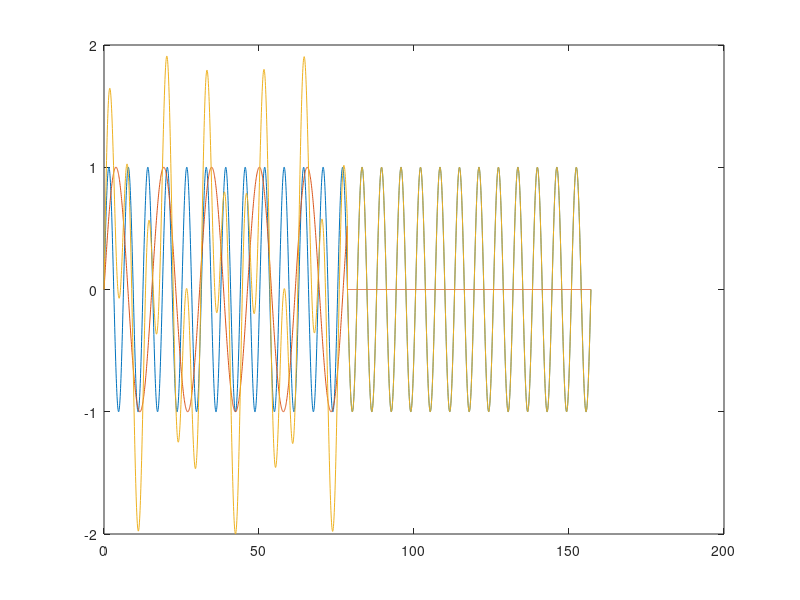

Reproduce this figure in MATLAB. (Note: this script raises an error after producing the figure.)
% test synthetic

save_on = false;
% HERE IS A SYNTHETIC SIGNAL WITH THE SAME LENGTH AS theta


% th = linspace(0,2*pi,60);
% r = 2 + rand(size(th))-0.5;
% x = r.*cos(th);
% y = r.*sin(th);
% N=100; %1000 data points
% th = linspace(0,2*pi,N)'; %theta from 0 to 2pi
% amp = 2*ones(N,1);
% for i=1:5 %higher numbers here make more higher frequency fluctuations
%     a = rand()-0.5; %random number from -0.5 to 0.5
%     b = rand()-0.5;
%     amp = amp + a/i*cos(i*th) + b/i*sin(i*th); %change circle by a fourier function over it
% end
% x0=(amp.*cos(th)); y0 = (amp.*sin(th));
% % add first AND SECOND points to the end for meander
% x = [x0;x0(1:2)];
% y = [y0;y0(1:2)];
% 
% % transform into azimuth and d(azimuth)/d(distance), evenly spaced in
% % streamwise distance
% [theta, dtheta, deltad] = meander_titan(x,y);
% x = x(1:end-2);
% y = y(1:end-2);
% 
% i=2;
% n=2;
% dowave(theta,deltad,n,x,y,[],save_on,[],i);

%SECOND SYNTHETIC SIGNAL

% t=deltad*(0:length(theta)-1);
% t = t(:);
% T = t(end)+deltad;
% hwin = 0.5*(1-cos(2*pi*t/T));
% synth = 4*sin(2*pi*t/(T/4)) + hwin.*( 1*sin(2*pi*t/(T/64)) );
% 
% n=2; i = 12;
% dowave(synth,deltad,n,x,y,[],save_on,[],i);

% PLAIN SINE WAVE- increase amplitude
% deltad = pi/2;
% t=0:deltad:50*pi;
% t = t(:);
% T = t(end)+deltad;
% synth = sin(t);
% n=2; i = 12;
% % dowave(synth,deltad,n,x,y,[],save_on,[],i);
% 
% deltad = pi/2;
% t=0:deltad:50*pi;
% t = t(:);
% T = t(end)+deltad;
% synth = 4*sin(t);
% n=2; i = 12;
% dowave(synth,deltad,n,x,y,[],save_on,[],i);

% PLAIN SINE WAVE- change deltad
% deltad = pi/2;
% t=0:deltad:50*pi;
% t = t(:);
% T = t(end)+deltad;
% synth = sin(t);
% 
% n=2; i = 12;
% dowave(synth,deltad,n,x,y,[],save_on,[],i);

% deltad = pi/16;
% t=0:deltad:50*pi;
% t = t(:);
% T = t(end)+deltad;
% synth = sin(t);
% 
% n=2; i = 12;
% dowave(synth,deltad,n,x,y,[],save_on,[],i);
% 
% deltad = pi/128;
% t=0:deltad:50*pi;
% t = t(:);
% T = t(end)+deltad;
% synth = sin(t);
% 
% n=2; i = 12;
% dowave(synth,deltad,n,x,y,[],save_on,[],i);

% % PLAIN SINE WAVE - longer signal
% deltad = pi/2;
% t=0:deltad:10*pi;
% t = t(:);
% T = t(end)+deltad;
% synth = sin(t);
% 
% n=2; i = 12;
% dowave(synth,deltad,n,x,y,[],save_on,[],i);
% 
% deltad = pi/2;
% t=0:deltad:50*pi;
% t = t(:);
% T = t(end)+deltad;
% synth = sin(t);
% 
% n=2; i = 12;
% dowave(synth,deltad,n,x,y,[],save_on,[],i);
% 
% deltad = pi/2;
% t=0:deltad:100*pi;
% t = t(:);
% T = t(end)+deltad;
% synth = sin(t);
% 
% n=2; i = 12;
% dowave(synth,deltad,n,x,y,[],save_on,[],i);

% SINE WAVE WITH SINE NOISE
% deltad = pi/50;
% t=0:deltad:40*pi;
% T = t(end)+deltad;
% synth = sin(t);
% figure()
% plot(t,sin(t))
% n=2; i = 12;
% dowave(synth,deltad,n,x,y,[],save_on,[],i);

% deltad = pi/2;
% t=0:deltad:200*pi;
% T = t(end)+deltad;
% synth = sin(t/(T/64));
% figure()
% plot(t,sin(t/(T/64)))
% n=2; i = 12;
% dowave(synth,deltad,n,x,y,[],save_on,[],i);

% deltad = pi/50;
% t=0:deltad:50*pi;
% T = t(end)+deltad;
% synth = sin(t) + sin(t/(T/64));
% figure()
% plot(t,sin(t),t,sin(t/(T/64)),t,sin(t) + sin(t/(T/64)))
% n=2; i = 12;
% dowave(synth,deltad,n,x,y,[],save_on,[],i);

deltad = pi/50;
t=0:deltad:50*pi;
T = t(end)+deltad;
synth = sin(t) + [sin(t(1:floor(0.5*length(t)))/(T/64)) zeros(1,ceil(0.5*length(t)))];
figure()
plot(t,sin(t),t,[sin(t(1:floor(0.5*length(t)))/(T/64)) zeros(1,ceil(0.5*length(t)))],t,synth)
n=2; i = 12;
dowave(synth,deltad,n,x,y,[],save_on,[],i);

% deltad = pi/2;
% t=0:deltad:200*pi;
% T = t(end)+deltad;
% synth = 4*sin(t) + sin(t/(T/64));
% figure()
% plot(t,4*sin(t),t,sin(t/(T/64)),t,4*sin(t) + sin(t/(T/64)))
% n=2; i = 12;
% dowave(synth,deltad,n,x,y,[],save_on,[],i);


% % CIRCLE WITH SINE WAVE?
% th = linspace(0,2*pi,60);
% r = 2 + rand(size(th))-0.5;
% x = r.*cos(th);
% y = r.*sin(th);
% N=100; %1000 data points
% th = linspace(0,2*pi,N)'; %theta from 0 to 2pi
% amp = 2;
% x0=(amp.*cos(th)); y0 = (amp.*sin(th));
% % add first AND SECOND points to the end for meander
% x = [x0;x0(1:2)];
% y = [y0;y0(1:2)];
% plot(x,y)
% 
% % transform into azimuth and d(azimuth)/d(distance), evenly spaced in
% % streamwise distance
% [theta, dtheta, deltad] = meander_titan(x,y);
% x = x(1:end-2);
% y = y(1:end-2);
% 
% i=2;
% n=2;
% dowave(theta,deltad,n,x,y,[],save_on,[],i);
